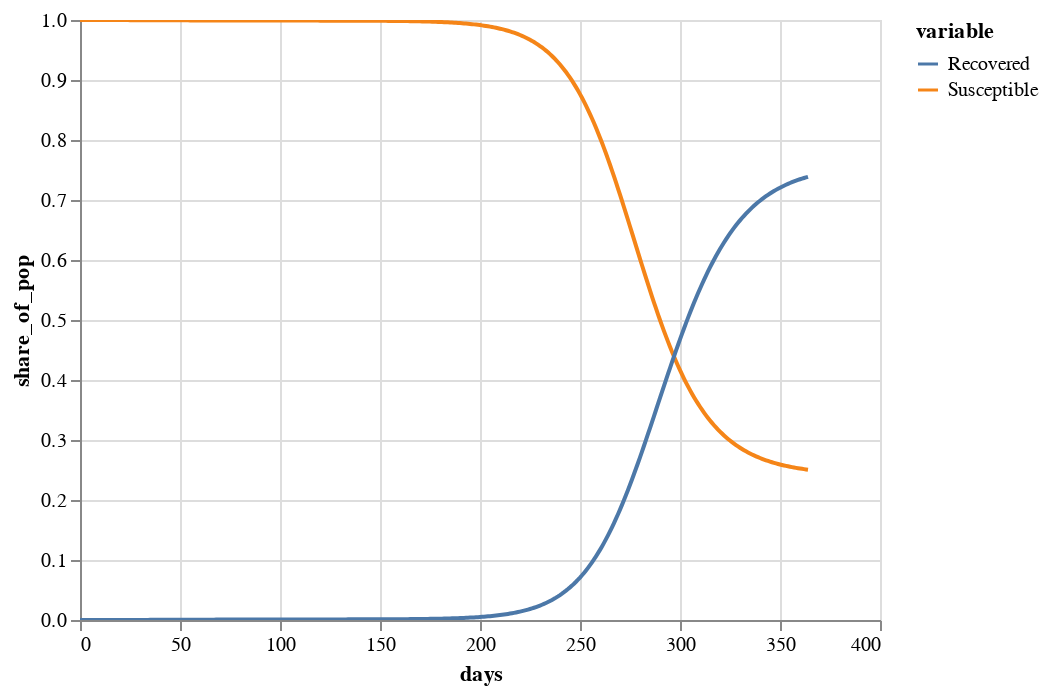

Notebook cell for this chart:
### Code cell
alt.Chart(longform[longform["variable"].isin(['Susceptible', "Recovered",])]).mark_line(
    ).encode(x="days:Q",y="share_of_pop:Q",    color='variable',tooltip=['days', 'share_of_pop']).interactive()

### Figure 1 — Vega-Lite specification as saved in the notebook (floating-point values rounded to 4 significant figures; data arrays with more than 128 entries replaced by an {"elided": "..."} marker saying what was removed)
{"config": {"view": {"continuousWidth": 400, "continuousHeight": 300}}, "data": {"name": "data-c078d7abc3b1c170e373e7d24a20264d"}, "mark": "line", "encoding": {"color": {"type": "nominal", "field": "variable"}, "tooltip": [{"type": "quantitative", "field": "days"}, {"type": "quantitative", "field": "share_of_pop"}], "x": {"type": "quantitative", "field": "days"}, "y": {"type": "quantitative", "field": "share_of_pop"}}, "selection": {"selector015": {"type": "interval", "bind": "scales", "encodings": ["x", "y"]}}, "$schema": "https://vega.github.io/schema/vega-lite/v4.0.0.json", "datasets": {"data-c078d7abc3b1c170e373e7d24a20264d": {"elided": "730 records"}}}
